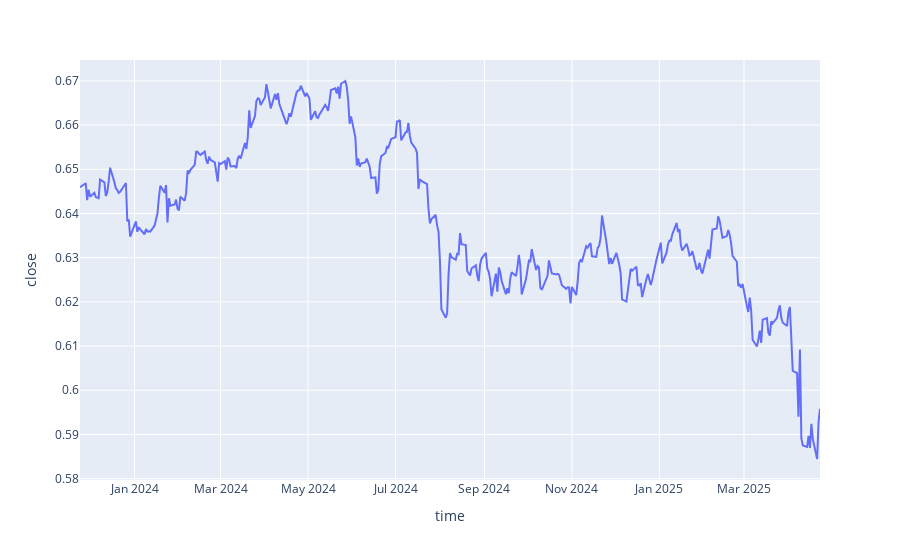

Source (notebook cell):
### Code cell
fig = px.line(ohlc, x=ohlc['time'], y=ohlc['close'])
fig.show()

### Figure 1 — Plotly figure (JSON) as saved in the notebook; plotly's stock layout.template omitted (floating-point values rounded to 4 significant figures; data arrays with more than 128 entries replaced by an {"elided": "..."} marker saying what was removed)
{"data": [{"hovertemplate": "time=%{x}<br>close=%{y}<extra></extra>", "legendgroup": "", "line": {"color": "#636efa", "dash": "solid"}, "marker": {"symbol": "circle"}, "mode": "lines", "name": "", "orientation": "v", "showlegend": false, "type": "scatter", "x": {"elided": "365 str values"}, "xaxis": "x", "y": {"elided": "365 float values"}, "yaxis": "y"}], "layout": {"legend": {"tracegroupgap": 0}, "margin": {"t": 60}, "xaxis": {"anchor": "y", "domain": [0, 1], "title": {"text": "time"}}, "yaxis": {"anchor": "x", "domain": [0, 1], "title": {"text": "close"}}}}
